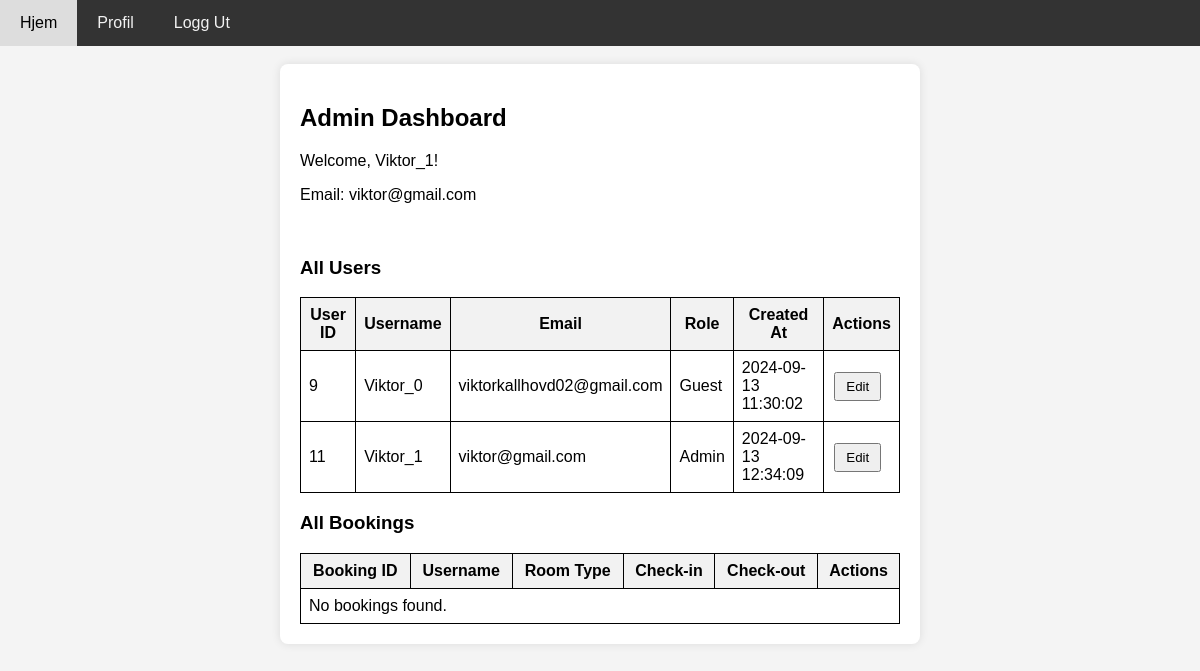
Before: /profile.php (signed in) with the older database file.
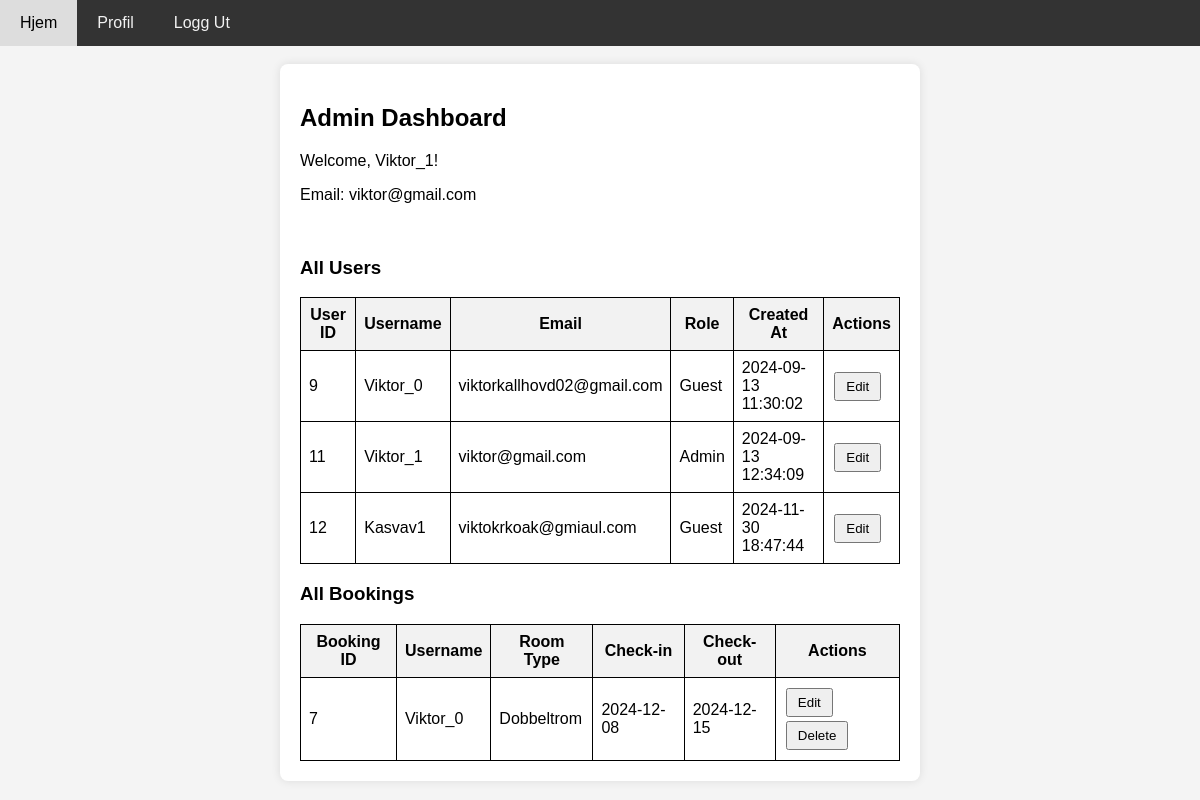
After: the same page with the newer database file.
### tables this page shows
CREATE TABLE `users` (
  `user_id` int(11) NOT NULL,
  `username` varchar(255) NOT NULL,
  `password` varchar(255) NOT NULL,
  `email` varchar(255) NOT NULL,
  `role` tinyint(1) NOT NULL COMMENT 'boolean 0 = gjest, 1 = admin',
  `created_at` timestamp NULL DEFAULT current_timestamp()
);

CREATE TABLE `bookings` (
  `booking_id` int(11) NOT NULL,
  `user_id` int(11) NOT NULL,
  `room_id` int(11) NOT NULL,
  `check_in` date NOT NULL,
  `check_out` date NOT NULL,
  `adults` int(11) NOT NULL,
  `children` int(11) NOT NULL,
  `created_at` timestamp NOT NULL DEFAULT current_timestamp() ON UPDATE current_timestamp()
);

CREATE TABLE `room_types` (
  `room_type_id` int(11) NOT NULL,
  `type_name` varchar(255) NOT NULL,
  `description` text NOT NULL,
  `max_adults` int(11) NOT NULL,
  `max_children` int(11) NOT NULL,
  `price` int(11) NOT NULL
);

### Components/functions/user_functions.php (called while the page is built, shortened)
<?php
class User {
    protected $user_id;
    protected $username;
    protected $email;
    protected $conn;
    public function __construct($user_id, $conn) {
        $this->user_id = $user_id;
        $this->conn = $conn;
        $this->loadUserData();
    }
    protected function loadUserData() {
        $sql = "SELECT user_id, username, email, role, created_at FROM users WHERE user_id = ?";
        $stmt = $this->conn->prepare($sql);
        $stmt->bind_param("i", $this->user_id);
        $stmt->execute();
        $result = $stmt->get_result()->fetch_assoc();
        if ($result) {
            $this->username = $result['username'];
            $this->email = $result['email'];
        }
    }
    public function getUsername() {
        return $this->username;
    }
    public function getEmail() {
        return $this->email;
    }
}
class Admin extends User {
    public function getAllUsers() {
        $sql = "SELECT user_id, username, email, role, created_at FROM users";
        $result = $this->conn->query($sql);
        if ($result->num_rows > 0) {
            return $result->fetch_all(MYSQLI_ASSOC);
        } else {
            return [];
        }
    }
}
?>

### public/profiles/admin_dashboard.php (the view, shortened to what this page needs)
<?php
$allUsers = $userProfile->getAllUsers();
$edit_user_id = isset($_POST['edit_user_id']) ? $_POST['edit_user_id'] : null;
function getAllBookings($limit, $offset)
{
    global $conn;
    $sql = "SELECT bookings.booking_id, bookings.check_in, bookings.check_out,
                   users.username, room_types.type_name AS room_type
            FROM bookings
            JOIN rooms ON bookings.room_id = rooms.room_id
            JOIN room_types ON rooms.room_type_id = room_types.room_type_id
            JOIN users ON bookings.user_id = users.user_id
            LIMIT ? OFFSET ?";
    $stmt = $conn->prepare($sql);
    $stmt->bind_param("ii", $limit, $offset);
    if (!$stmt->execute()) {
        die("Execution error: " . $stmt->error);
    }
    $result = $stmt->get_result();
    return $result && $result->num_rows > 0 ? $result->fetch_all(MYSQLI_ASSOC) : [];
}
$limit = 10;
$offset = 0;
$allBookings = getAllBookings($limit, $offset);
?>
<html lang="en">
<head>
    <link rel="stylesheet" href="../css/admin.css">
</head>
<body>
    <div>
        <div>
            <h2>Admin Dashboard</h2>
            <p>Welcome, <?php echo htmlspecialchars($userProfile->getUsername()); ?>!</p>
            <p>Email: <?php echo htmlspecialchars($userProfile->getEmail()); ?></p>
            <br>
            <h3>All Users</h3>
            <table>
                <thead>
                    <tr>
                        <th>User ID</th>
                        <th>Username</th>
                        <th>Email</th>
                        <th>Role</th>
                        <th>Created At</th>
                        <th>Actions</th>
                    </tr>
                </thead>
                <tbody>
                    <?php foreach ($allUsers as $user): ?>
                        <?php if ($edit_user_id == $user['user_id']): ?>
                            <tr>
                                <form action="" method="post">
                                    <td><?php echo htmlspecialchars($user['user_id']); ?></td>
                                    <td><input type="text" name="username" value="<?php echo htmlspecialchars($user['username']); ?>"></td>
                                    <td><?php echo htmlspecialchars($user['email']); ?></td>
                                    <td>
                                        <select name="role">
                                            <option value="1" <?php echo $user['role'] == 1 ? 'selected' : ''; ?>>Admin</option>
                                            <option value="0" <?php echo $user['role'] == 0 ? 'selected' : ''; ?>>Guest</option>
                                        </select>
                                    </td>
                                    <td><?php echo htmlspecialchars($user['created_at']); ?></td>
                                    <td>
                                        <input type="hidden" name="user_id" value="<?php echo htmlspecialchars($user['user_id']); ?>">
                                        <button type="submit">Save</button>
                                        <button type="submit" name="cancel" value="1">Cancel</button>
                                    </td>
                                </form>
                            </tr>
                        <?php else: ?>
                            <tr>
                                <td><?php echo htmlspecialchars($user['user_id']); ?></td>
                                <td><?php echo htmlspecialchars($user['username']); ?></td>
                                <td><?php echo htmlspecialchars($user['email']); ?></td>
                                <td><?php echo $user['role'] == 1 ? 'Admin' : 'Guest'; ?></td>
                                <td><?php echo htmlspecialchars($user['created_at']); ?></td>
                                <td>
                                    <form action="" method="post">
                                        <button type="submit">Edit</button>
                                    </form>
                                </td>
                            </tr>
                        <?php endif; ?>
                    <?php endforeach; ?>
                </tbody>
            </table>
            <h3>All Bookings</h3>
            <table>
                <thead>
                    <tr>
                        <th>Booking ID</th>
                        <th>Username</th>
                        <th>Room Type</th>
                        <th>Check-in</th>
                        <th>Check-out</th>
                        <th>Actions</th>
                    </tr>
                </thead>
                <tbody>
                    <?php if (!empty($allBookings)): ?>
                        <?php foreach ($allBookings as $booking): ?>
                            <?php if (isset($_POST['edit_booking_id']) && $_POST['edit_booking_id'] == $booking['booking_id']): ?>
                                <tr>
                                    <form action="" method="post">
                                        <td><?php echo htmlspecialchars($booking['booking_id']); ?></td>
                                        <td><?php echo htmlspecialchars($booking['username']); ?></td>
                                        <td>
                                            <select name="room_type">
                                                <?php
                                                $roomTypes = getRoomTypes();
                                                foreach ($roomTypes as $roomType) {
                                                    $selected = $booking['room_type'] === $roomType['type_name'] ? 'selected' : '';
                                                    echo "<option value='{$roomType['type_name']}' $selected>{$roomType['type_name']}</option>";
                                                }
                                                ?>
                                            </select>
                                        </td>
                                        <td><input type="date" name="check_in" value="<?php echo htmlspecialchars($booking['check_in']); ?>"></td>
                                        <td><input type="date" name="check_out" value="<?php echo htmlspecialchars($booking['check_out']); ?>"></td>
                                        <td>
                                            <input type="hidden" name="booking_id" value="<?php echo htmlspecialchars($booking['booking_id']); ?>">
                                            <button type="submit" name="save_booking">Save</button>
                                            <button type="submit" name="cancel_edit" value="1">Cancel</button>
                                        </td>
                                    </form>
                                </tr>
                            <?php else: ?>
                                <tr>
                                    <td><?php echo htmlspecialchars($booking['booking_id']); ?></td>
                                    <td><?php echo htmlspecialchars($booking['username']); ?></td>
                                    <td><?php echo htmlspecialchars($booking['room_type']); ?></td>
                                    <td><?php echo htmlspecialchars($booking['check_in']); ?></td>
                                    <td><?php echo htmlspecialchars($booking['check_out']); ?></td>
                                    <td>
                                        <form action="" method="post" style="display:inline-block;">
                                            <button type="submit">Edit</button>
                                        </form>
                                        <form action="" method="post" style="display:inline-block;">
                                            <button type="submit">Delete</button>
                                        </form>
                                    </td>
                                </tr>
                            <?php endif; ?>
                        <?php endforeach; ?>
                    <?php else: ?>
                        <tr>
                            <td colspan="6">No bookings found.</td>
                        </tr>
                    <?php endif; ?>
                </tbody>
            </table>
        </div>
    </div>
</body>
</html>

### Components/header.php (shortened to what this page needs)
<!DOCTYPE html>
<html>
<head>
    <link rel="stylesheet" href="../css/navbar.css">
</head>
<body>
    <div class="navbar">
        <a href="index.php">Hjem</a>
        <?php if (!isset($_SESSION['user_id'])): ?>
            <a href="register.php">Registrer Bruker</a>
            <a href="login.php">Logg Inn</a>
        <?php else: ?>
            <a href="profile.php">Profil</a>
        <?php endif; ?>
        <?php if (isset($_SESSION['user_id'])): ?>
            <form class="navbar" id="logout-form" action="../logout.php" method="POST" style="display:inline;">
                <a href="../logout.php" type="submit" id="logout">Logg Ut</a>
            </form>
        <?php endif; ?>
    </div>
    <br>
</body>
</html>

### public/profile.php (shortened to what this page needs)
<?php
include '../db_connect.php';
include '../Components/header.php';
include '../Components/functions/user_functions.php';
$userProfile = null;
if (isset($_SESSION['user_id'])) {
    $user_id = $_SESSION['user_id'];
    $userProfile = new User($user_id, $conn);
    $userRole = $userProfile->getRole();
    if ($userRole === 1) {
        $userProfile = new Admin($user_id, $conn);
    } elseif ($userRole === 0) {
        $userProfile = new Guest($user_id, $conn);
    } else {
        header('Location: login.php');
        exit();
    }
}
$isAdmin = $userProfile instanceof Admin;
?>
<div class="container">
    <div class="profile">
        <?php
        if ($isAdmin) {
            include "profiles/admin_dashboard.php";
        } else {
            include "profiles/guest_profile.php";
            exit();
        }
        ?>
    </div>
</div>

### css/navbar.css (style rules this page uses)
body { font-family: Arial, sans-serif; background-color: #f4f4f4; margin: 0; padding: 0; }
.navbar { background-color: #333; overflow: hidden; }
.navbar a { float: left; display: block; color: #f2f2f2; text-align: center; padding: 14px 20px; text-decoration: none; }
.container { padding: 20px; max-width: 600px; margin: auto; padding: auto; background-color: #fff; border-radius: 8px; box-shadow: 0 0 10px rgba(0, 0, 0, 0.1); }

### css/admin.css (style rules this page uses)
table { width: 100%; border-collapse: collapse; }
table, th, td { border: 1px solid black; padding: 8px; }
th { background-color: #f2f2f2; }
button { padding: 5px 10px; margin: 2px; }

Changed rows visible on the page:
added users: user_id "12", username "Kasvav1", email "viktokrkoak@gmiaul.com", role "Guest", created_at "2024-11-30 18:47:44"
added bookings: booking_id "7", user.username "Viktor_0", room_types.type_name "Dobbeltrom", check_in "2024-12-08", check_out "2024-12-15"
Other visible differences:
text no longer shown: "No bookings found."
